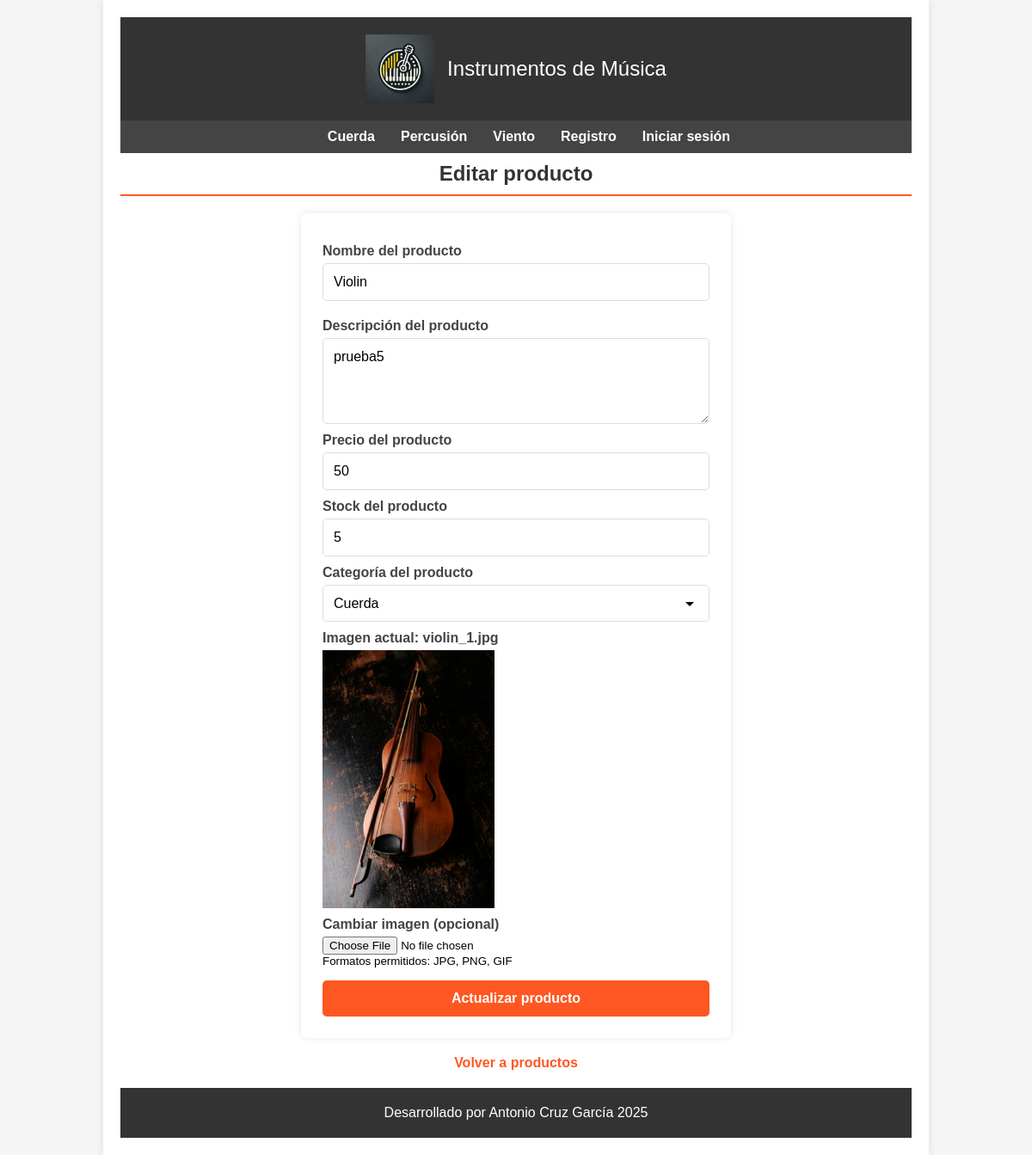
The page /index.php?controller=product&action=edit&id=4 (signed in) on the database its author committed.
### tables this page shows
CREATE TABLE `categorias` (
  `id` int(255) NOT NULL,
  `nombre` varchar(100) NOT NULL
);

CREATE TABLE `productos` (
  `id` int(255) NOT NULL,
  `categoria_id` int(255) NOT NULL,
  `nombre` varchar(100) NOT NULL,
  `descripcion` text DEFAULT NULL,
  `precio` float(100,2) NOT NULL,
  `stock` int(255) NOT NULL,
  `oferta` varchar(2) NOT NULL,
  `fecha` date NOT NULL,
  `imagen` varchar(255) DEFAULT NULL
);

### config/DatabaseConfig.php (called while the page is built, shortened)
<?php
class DatabaseConfig{
    private $connection;
    private $host;
    private $dbname;
    private $user;
    private $password;
    public function __construct(){
        $dotenv = \Dotenv\Dotenv::createImmutable(__DIR__ . '/../');
        $this->host = $_ENV['DBHOST'];
        $this->dbname = $_ENV['DBNAME'];
        $this->user = $_ENV['DBUSER'];
        $this->password = $_ENV['DBPASSWORD'];
    }
    private function connect(){
        try {
            $dsn = "mysql:host={$this->host};dbname={$this->dbname};charset=utf8";
            $this->connection = new PDO($dsn, $this->user, $this->password);
            $this->connection->setAttribute(PDO::ATTR_ERRMODE, PDO::ERRMODE_EXCEPTION);
            $this->connection->setAttribute(PDO::ATTR_DEFAULT_FETCH_MODE, PDO::FETCH_ASSOC);
        } catch (PDOException $e) {
            die("Error de conexión: " . $e->getMessage());
        }
    }
    public function getConnection()
    {
        return $this->connection;
    }
}

### Models/Category.php (called while the page is built, shortened)
<?php
class Category
{
    private $db;
    public function __construct()
    {
        $dbConfig = new DatabaseConfig();
        $this->db = $dbConfig->getConnection();
    }
    public function getAll()
    {
        try {
            $sql = "SELECT * FROM categorias ORDER BY id DESC";
            $stmt = $this->db->query($sql);
            return $stmt->fetchAll(PDO::FETCH_ASSOC);
        } catch (\PDOException $e) {
            error_log("Error al obtener categorías: " . $e->getMessage());
            return array();
        }
    }
}

### Models/Product.php (called while the page is built, shortened)
<?php
class Product
{
    private $categoria_id;
    private $nombre;
    private $descripcion;
    private $precio;
    private $stock;
    private $imagen;
    private $db;
    public function __construct()
    {
        $dbConfig = new DatabaseConfig();
        $this->db = $dbConfig->getConnection();
    }
    public function getCategoriaId()
    {
        return $this->categoria_id;
    }
    public function getNombre()
    {
        return $this->nombre;
    }
    public function getDescripcion()
    {
        return $this->descripcion;
    }
    public function getPrecio()
    {
        return $this->precio;
    }
    public function getStock()
    {
        return $this->stock;
    }
    public function getImagen()
    {
        return $this->imagen;
    }
    public function getOneProduct($id)
    {
        try {
            $sql = "SELECT * FROM productos WHERE id = :id";
            $stmt = $this->db->prepare($sql);
            $stmt->bindParam(':id', $id, PDO::PARAM_INT);
            $stmt->execute();
            $resultado = $stmt->fetch(PDO::FETCH_ASSOC);
            if ($resultado) {
                $this->categoria_id = $resultado['categoria_id'];
                $this->nombre = $resultado['nombre'];
                $this->descripcion = $resultado['descripcion'];
                $this->precio = $resultado['precio'];
                $this->stock = $resultado['stock'];
                $this->imagen = $resultado['imagen'];
                return $this;
            }
            return false;
        } catch (\PDOException $e) {
            error_log("Error al obtener el producto: " . $e->getMessage());
            return false;
        }
    }
}

### Views/products/edit.php (the view, shortened to what this page needs)
<h1>Editar producto</h1>
<div class="form_container">
    <form action="index.php?controller=product&action=update" method="POST" enctype="multipart/form-data">
        <label for="nombre">Nombre del producto</label>
        <input type="text" name="nombre" value="<?= $productoEncontrado->getNombre() ?>" required minlength="3" maxlength="100">
        <label for="descripcion">Descripción del producto</label>
        <textarea name="descripcion" required minlength="10" maxlength="1000"><?= $productoEncontrado->getDescripcion() ?></textarea>
        <label for="precio">Precio del producto</label>
        <input type="number" name="precio" value="<?= $productoEncontrado->getPrecio() ?>" step="0.01" min="0.01" required>
        <label for="stock">Stock del producto</label>
        <input type="number" name="stock" value="<?= $productoEncontrado->getStock() ?>" min="0" required>
        <label for="categoria">Categoría del producto</label>
        <select name="categoria" required>
            <?php if (isset($categories) && !empty($categories)): ?>
                <?php foreach ($categories as $categoria): ?>
                    <option value="<?= $categoria['id'] ?>" <?= $productoEncontrado->getCategoriaId() == $categoria['id'] ? 'selected' : '' ?>>
                        <?= $categoria['nombre'] ?>
                    </option>
                <?php endforeach; ?>
            <?php else: ?>
                <option value="">No hay categorías disponibles</option>
            <?php endif; ?>
        </select>
        <label for="imagen">Imagen actual: <?= $productoEncontrado->getImagen() ?></label>
        <?php if ($productoEncontrado->getImagen()): ?>
            <img src="assets/img/<?= $productoEncontrado->getImagen() ?>" style="max-width: 200px;">
        <?php endif; ?>
        <label for="imagen">Cambiar imagen (opcional)</label>
        <input type="file" name="imagen" accept="image/jpeg,image/png,image/gif">
        <small>Formatos permitidos: JPG, PNG, GIF</small>
        <input type="submit" value="Actualizar producto">
    </form>
</div>
<div class="links">
    <a href="index.php?controller=product&action=gestion">Volver a productos</a>
</div>

### Views/layout/header.php (shortened to what this page needs)
<?php
$categoryModel = new Category();
$menuCategories = $categoryModel->getAll();
?>
<!DOCTYPE html>
<html lang="es">
<head>
    <link rel="stylesheet" href="../assets/css/styles.css">
</head>
<body>
    <section class="container">
        <header class="header">
            <section class="logo">
                <img src="../assets/img/logotipo_tienda.webp" alt="Logotipo">
                <a href="index.php">Instrumentos de Música</a>
            </section>
        </header>
        <nav class="menu">
            <ul>
                <?php if (!empty($menuCategories)): ?>
                    <li>
                        <?php foreach ($menuCategories as $categoria): ?>
                    <li>
                        <a href="index.php?controller=product&action=category&id=<?= $categoria['id'] ?>">
                            <?= $categoria['nombre'] ?>
                        </a>
                    </li>
                <?php endforeach; ?>
                </li>
            <?php endif; ?>
            <li><a href="index.php?controller=user&action=registro">Registro</a></li>
            <li><a href="index.php?controller=user&action=loginForm">Iniciar sesión</a></li>
            </ul>
        </nav>

### assets/css/styles.css (style rules this page uses)
* { margin: 0; padding: 0; box-sizing: border-box; font-family: Arial, sans-serif; }
body { background-color: #f5f5f5; }
.container { width: 80%; margin: 0 auto; background-color: #fff; padding: 20px; box-shadow: 0 0 10px rgba(0, 0, 0, 0.1); }
.header { background-color: #333; color: white; padding: 20px; text-align: center; }
.logo { display: flex; align-items: center; justify-content: center; }
.logo img { height: 80px; margin-right: 15px; }
.logo a { font-size: 24px; text-decoration: none; color: white; }
.menu ul { list-style: none; display: flex; justify-content: center; background-color: #444; padding: 10px 0; }
.menu ul li { margin: 0 15px; }
.menu ul li a { text-decoration: none; color: white; font-weight: bold; }
.form_container { max-width: 500px; margin: 20px auto; background-color: #fff; padding: 25px; border-radius: 8px; box-shadow: 0 0 10px rgba(0, 0, 0, 0.1); }
h1 { margin-top: 10px; color: #333; text-align: center; margin-bottom: 20px; padding-bottom: 10px; border-bottom: 2px solid #ff5722; }
form { display: flex; flex-direction: column; }
form label { margin: 10px 0 5px; font-weight: bold; color: #444; }
form input[type="text"], form input[type="email"], form input[type="password"] { padding: 12px; border: 1px solid #ddd; border-radius: 5px; margin-bottom: 10px; font-size: 16px; transition: border-color 0.3s; }
form input[type="submit"], .button { background-color: #ff5722; color: white; padding: 12px; border: none; border-radius: 5px; cursor: pointer; font-size: 16px; font-weight: bold; margin-top: 15px; transition: background-color 0.3s; }
.links { text-align: center; margin-top: 20px; }
.links a { color: #ff5722; text-decoration: none; font-weight: bold; }
textarea { width: 100%; padding: 12px; border: 1px solid #ddd; border-radius: 5px; font-size: 16px; font-family: Arial, sans-serif; resize: vertical; min-height: 100px; }
.menu li { position: relative; display: inline-block; }
form select { width: 100%; padding: 12px; border: 1px solid #ddd; border-radius: 5px; background-color: white; font-size: 16px; appearance: none; -webkit-appearance: none; -moz-appearance: none; background-repeat: no-repeat; background-position: right 10px center; }
form input[type="submit"] { background-color: #ff5722; transition: background-color 0.3s; font-weight: bold; }
.links a { color: #ff5722; text-decoration: none; font-weight: bold; transition: color 0.3s; }
form input[type="number"] { width: 100%; padding: 12px; border: 1px solid #ddd; border-radius: 5px; font-size: 16px; transition: border-color 0.3s; }

### rows shown on the page
categorias: nombre "Cuerda"
categorias: nombre "Percusión"
categorias: nombre "Viento"
productos: nombre "Violin", descripcion "prueba5", precio "50", stock "5", categoria "Cuerda", imagen "violin_1.jpg", imagen (picture)
